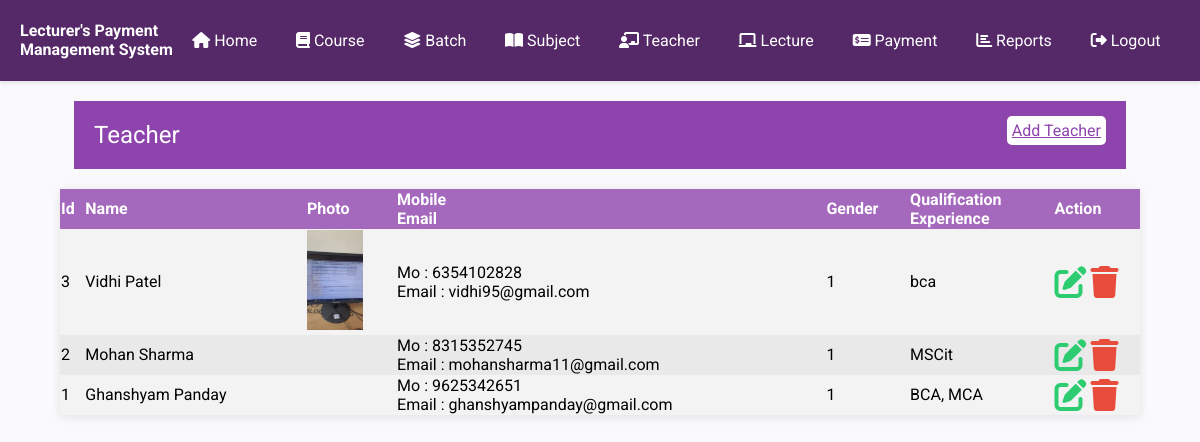
The app's page /Project/teacher.php (signed in) with its own data.
### tables this page shows
CREATE TABLE IF NOT EXISTS `teacher` (
  `id` int(11) NOT NULL AUTO_INCREMENT,
  `fullname` text NOT NULL,
  `mobile` bigint(10) NOT NULL,
  `email` text NOT NULL,
  `gender` int(11) NOT NULL,
  `qulification` text NOT NULL,
  `experience` text NOT NULL,
  `photo` text NOT NULL,
  `isdeleted` int(11) NOT NULL DEFAULT '0',
  PRIMARY KEY (`id`)
);

### Project/teacher.php (the view, shortened to what this page needs)
<?php
require_once("inc/connection.php");
require_once('inc/header-part.php');
?>
<link rel="stylesheet" href="dist/css/lightbox.min.css">
</head>
<body>
    <?php require_once('inc/menu.php'); ?>
    <div class="heading">
        <div>
            <span>Teacher</span>
            <span><a href="add_teacher.php">Add Teacher</a></span>
        </div>
    </div>
    <div class="container">
        <table align="center" class="data">
            <thead>
                <tr>
                    <th>Id</th>
                    <th>Name</th>
                    <th>Photo</th>
                    <th>Mobile <br />
                        Email
                    </th>
                    <th>Gender</th>
                    <th>Qualification <br />
                        Experience
                    </th>
                    <th width='8%'>Action</th>
                </tr>
            </thead>
            <tbody>
                <?php
                $sql = "select * from teacher where isdeleted=0 order by id desc";
                $cmd = $db->prepare($sql);
                $cmd->execute();
                $table = $cmd->fetchAll();
                foreach ($table as $row) {
                    extract($row);
                ?>
                    <tr>
                        <td><?= $id; ?></td>
                        <td><?= $fullname; ?></td>
                        <td>
                            <a class="example-image-link" href="images/<?= $photo; ?>" data-lightbox="example-1">
                                <img class="example-image" height='100px' src="images/<?= $photo; ?>" alt="">
                            </a>
                        </td>
                        <td>Mo : <?= $mobile; ?> <br />
                            Email : <?= $email; ?>
                        </td>
                        <td><?= $gender; ?></td>
                        <td>
                            <?= $qulification; ?>
                        </td>
                        <td>
                            <a href="edit_teacher.php?teacherid=<?= $id; ?>"><i title="edit" class="fa fa-edit fa-2x"></i></a>
                            <a class="delete"><i title="delete" class="fa fa-trash fa-2x"></i></a>
                        </td>
                    </tr>
                <?php }
                ?>
            </tbody>
        </table>
    </div>
</body>
<?php
require_once('inc/footer.php');
?>

### Project/style.css (style rules this page uses)
body { font-family: 'Roboto', sans-serif; background-color: #fafafc; margin: 0; padding: 0; }
.data { width: 90%; border-collapse: collapse; margin: 20px 0; margin: auto; box-shadow: 0 2px 10px rgba(0, 0, 0, 0.1); background-color: #fff; }
.data>thead>tr { background-color: #a469bd; color: #ffffff; text-align: left; }
.data>tbody>tr:nth-child(odd) { background-color: #f3f3f3; }
.data>tbody>tr:nth-child(even) { background-color: #e9e9e9; }
.container { width: 100%; max-width: 1200px; margin: 0 auto; }
.fa-edit { color: #2ecc71; }
.fa-trash { color: #e74c3c; }
.heading { width: 86%; margin: auto; background-color: #8e44ad; color: white; margin-bottom: 20px; margin-top: 20px; padding: 10px; }
.heading>div { display: flex; justify-content: space-between; }
.heading>div>span>a { background-color: white; padding: 5px; border-radius: 5px; color: #8e44ad; }
.heading>* { padding: 10px; }
.heading>div>span:first-child { font-size: 1.5rem; }

### records on screen
teacher: id "3", fullname "Vidhi Patel", photo (picture), mobile "6354102828", email "vidhi95@gmail.com", gender "1", qulification "bca"
teacher: id "2", fullname "Mohan Sharma", mobile "8315352745", email "mohansharma11@gmail.com", gender "1", qulification "MSCit"
teacher: id "1", fullname "Ghanshyam Panday", mobile "9625342651", email "ghanshyampanday@gmail.com", gender "1", qulification "BCA, MCA"
